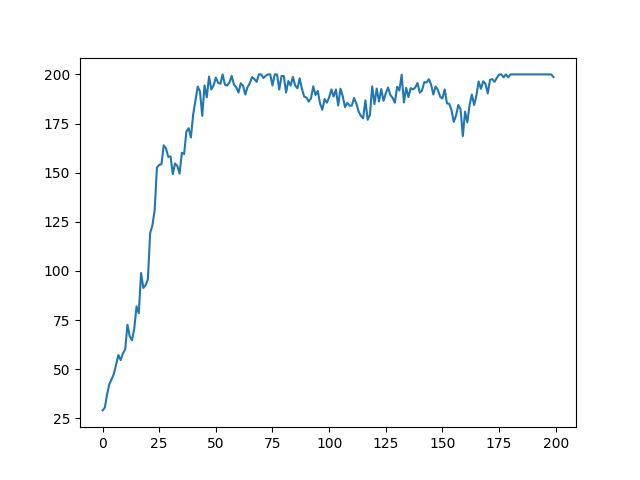

The script that drew this image:
import tensorflow as tf
import gym
import numpy as np
import os
import matplotlib.pyplot as plt
os.environ['TF_CPP_MIN_LOG_LEVEL'] = '2'
tf.compat.v1.logging.set_verbosity(tf.compat.v1.logging.ERROR)
env = gym.make("CartPole-v0")
def plot_results(X,Y):
    plt.plot(X,Y)
    plt.show()

def mlp(x,hidden_size,activation="tanh"):
    for size in hidden_size:
        x = tf.layers.dense(x,units=size,activation=activation)
    return x
obs_ph= tf.placeholder(shape=(None,env.observation_space.shape[0]),dtype=tf.float32)
obs_ph_next= tf.placeholder(shape=(None,env.observation_space.shape[0]),dtype=tf.float32)
#Actor
x= mlp(obs_ph,[64,128])
logits = tf.layers.dense(x,units=env.action_space.n,activation=None)
actor = tf.squeeze(tf.multinomial(logits,1),axis=1)
#Critic
x2 = mlp(obs_ph,[64,128])
logits_critic = tf.layers.dense(x2,units=1,activation=None)
#Critic_Next
x1= mlp(obs_ph_next,[64,128])
logits1_critic_n = tf.layers.dense(x1,units=1,activation=None)

n_episodes=200

weight_ph = tf.placeholder(shape=(None,),dtype=tf.float32)
act_ph = tf.placeholder(shape=(None,),dtype=tf.int32)

#s,r,done,_ = env.step(
#print(critic_next)
r=weight_ph
td_error = (r+(0.9 *logits1_critic_n))-logits_critic
v_loss = tf.reduce_mean(tf.square(td_error))
print(td_error,v_loss)
v_train_op = tf.train.AdamOptimizer(learning_rate=0.01).minimize(v_loss)


act_one_hot = tf.one_hot(act_ph,env.action_space.n)
log_prob = tf.reduce_sum(act_one_hot * tf.nn.log_softmax(logits) ,axis=1)
loss = -tf.reduce_mean(tf.stop_gradient(td_error)*log_prob)
train_op = tf.train.AdamOptimizer(learning_rate=0.001).minimize(loss)

sess = tf.InteractiveSession()
sess.run(tf.global_variables_initializer())

batch_size=5000
X=[k for k in range(n_episodes)]
Y=[]
for i in range(n_episodes):
    obs = env.reset()
    batch_obs,batch_obs_next,batch_act,batch_ret,batch_weights,batch_lens = [],[],[],[],[],[]
    ep_rews=[]
    done=False
    while True:
        batch_obs.append(obs.copy())
        act = sess.run(actor,feed_dict={obs_ph: obs.reshape(1,-1)})[0]
        obs_next,rew,done,_ = env.step(act)
        batch_obs_next.append(obs_next)
        obs = obs_next
        ep_rews.append(rew)
        batch_act.append(act)
        if i==n_episodes-1:env.render()
        if done:
            if i==n_episodes-1:env.render()
            ep_ret,ep_len = sum(ep_rews),len(ep_rews)
            batch_weights += [ep_ret]*ep_len
            batch_ret.append(ep_ret)
            batch_lens.append(ep_len)
            #if len(batch_obs)>batch_size:break
            obs,ep_rews,done = env.reset(),[],False
            if len(batch_obs)>batch_size:break
    batch_loss,_ = sess.run([loss,train_op],feed_dict={obs_ph:np.array(batch_obs),obs_ph_next:np.array(batch_obs_next),act_ph: np.array(batch_act),weight_ph: np.array(batch_weights)})
    print(f'episode {i}: ')
    print(f'loss: {batch_loss}  reward:{np.mean(batch_ret)} length: {np.mean(batch_lens)}')
    Y.append(np.mean(batch_lens))
plot_results(X,Y)
